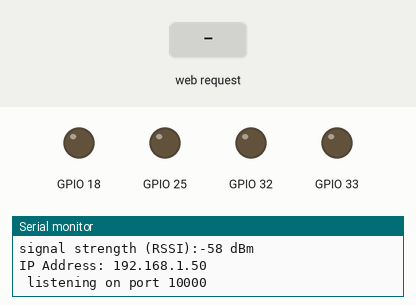
This sketch was run on a simulated ESP32. On the bench: output pins drawn as LEDs (lit = HIGH), the last lines printed to the serial monitor. Inputs (shaded band) come from the test bench. WiFi joins after 1.5 s; servers stay silent unless stated.

Above: at 2.7 s.
2.8 s: HTTP request GET /a received
At 4.3 s:
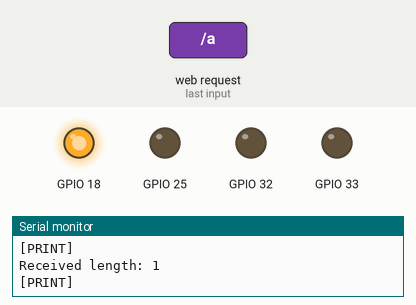
Timing chart, 0 to 5.8 s (numbered marks = the images above; inputs shaded):
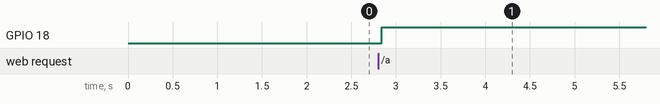

The sketch:

esp32_RTOS.ino
```cpp
#include <Arduino.h>
#include <WiFi.h>
#include <freertos/FreeRTOS.h>
#include <freertos/task.h>
#include <freertos/queue.h>
#include <typeinfo>


TaskHandle_t RECEIVERWIFI;
TaskHandle_t MENU;

xQueueHandle options;

const char* ssid = "estudiantes.ie";
const char* password = "Estudiantes2024";

char* strs[20]; //si algo falla eso era strs[20]
char* menu_strs[20];
int StringCount = 0;

boolean alreadyConnected = false;  // whether or not the client was connected previously
WiFiServer server(10000);  // server port to listen on

void connectWiFi(void) {
  Serial.printf("Connecting to %s\n", ssid);
  Serial.printf("\nattempting to connect to WiFi network SSID '%s' password '%s' \n", ssid, password);
  // attempt to connect to Wifi network:
  WiFi.begin(ssid, password);
  while (WiFi.status() != WL_CONNECTED) {
    Serial.print('.');
    delay(500);
  }
  server.begin();
  // you're connected now, so print out the status:
  printWifiStatus();
  IPAddress ip = WiFi.localIP();
  Serial.print("IP Address: ");
  Serial.println(ip);
  Serial.println(" listening on port 10000");
}

void printWifiStatus(void) {
  // print the SSID of the network you're attached to:
  Serial.print("\nSSID: ");
  Serial.println(WiFi.SSID());

  // print your WiFi shield's IP address:
  IPAddress ip = WiFi.localIP();
  Serial.print("IP Address: ");
  Serial.println(ip);

  // print the received signal strength:
  long rssi = WiFi.RSSI();
  Serial.print("signal strength (RSSI):");
  Serial.print(rssi);
  Serial.println(" dBm");
}

void receiverWiFi(void *parameter) {
  while (1) {
    static WiFiClient client;
    if (!client)
      client = server.available();  // Listen for incoming clients
    if (client) {                   // if client connected
      if (!alreadyConnected) {
        // clead out the input buffer:
        client.flush();
        Serial.println("We have a new client");
        alreadyConnected = true;
      }

      int length;
      char value;

      if ((length = client.available()) > 0) {
        Serial.println("Received length: " + String(length));
        value = client.read();
        xQueueSend(options, (void *) &value, (TickType_t) 10);
        Serial.println("[PRINT] " + String(value));
        //Serial.println("[PRINT] Length: " + String(value.length()));
      }
    }
  }
}


void menu(void *parameter) {
  char menu_strs;
  while (1) {
    while (xQueueReceive(options, &(menu_strs), (TickType_t) 1) != pdPASS) {
      digitalWrite(18, LOW);
      digitalWrite(32, LOW);
      digitalWrite(33, LOW);
      digitalWrite(25, LOW);
    }
    Serial.println("[PRINT] Dato recibido");
    //Serial.println(typeid(menu_strs).name());
    if (String(menu_strs) == "a") {
      Serial.println("[PRINT] A");
      digitalWrite(18, HIGH);
      delay(1000);
    }

    else if (String(menu_strs)== "b") {
      Serial.println("[PRINT] B");
      digitalWrite(32, HIGH);
      delay(1000);
    }

    else if (String(menu_strs) == "c") {
      Serial.println("[PRINT] C");
      digitalWrite(33, HIGH);
      delay(1000);
    }

    else if (String(menu_strs) == "d") {
      Serial.println("[PRINT] D");
      digitalWrite(25, HIGH);
      delay(1000);
    }
  }


}

void setup() {
  Serial.begin(115200);

  options = xQueueCreate(10, sizeof(strs));
  connectWiFi();

  xTaskCreatePinnedToCore(receiverWiFi, "RECEIVERWIFI", 5000, NULL, 1, &RECEIVERWIFI, 1);
  xTaskCreatePinnedToCore(menu, "MENU", 5000, NULL, 2, &MENU, 0);

  pinMode(18, OUTPUT); //
  pinMode(32, OUTPUT); //
  pinMode(33, OUTPUT); //
  pinMode(25, OUTPUT); //
}

void loop() {}
```

Measured:
- after the input at 2.8 s, GPIO 18: LOW → HIGH at once
